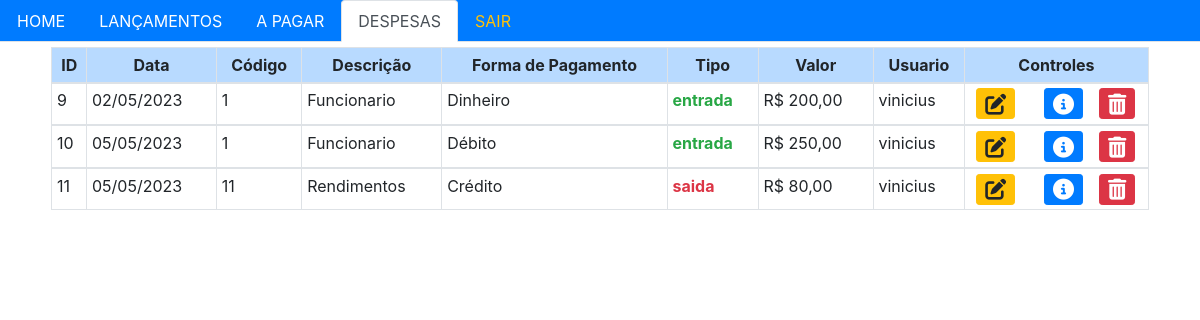
The app's page /despesas.html (signed in) with its own data.
### tables this page shows
CREATE TABLE lancamentos(
                                    id integer primary key autoincrement,
                                    data text,
                                    codigo text,
                                    descricao text,
                                    formpgm text,
                                    tipo text,
                                    valor real,
                                    id_user integer,
                                    pago_banco integer,
                                    FOREIGN KEY(id_user) REFERENCES usuarios(id)
                                );

CREATE TABLE "usuarios" (
	"id"	INTEGER,
	"usuario"	TEXT,
	"senha"	TEXT,
	PRIMARY KEY("id" AUTOINCREMENT)
);

### main.py (the view, shortened to what this page needs)
@app.route('/despesas.html', methods=['GET', 'POST'])
def despesas():
    if 'user_id' in session:
        result = despesasController.database_to_despesas()
        return render_template("despesas.html", result = result)
    else:
        return redirect(url_for('index'))

### despesasController.py (called while the page is built)
def database_to_despesas():
    dados = select_dados()
    return dados

### models/DespesasDao.py (called while the page is built)
def select_dados():
    mydb = sqlite_connector()
    cursor = mydb.cursor()
    cursor.execute("""SELECT l.id,l.data,l.codigo,l.descricao,l.formpgm,l.tipo,l.valor,u.usuario
                        from lancamentos as l
                        join usuarios u
                        on l.id_user = u.id
                        WHERE l.pago_banco = 1;

                   """)
    resultado = cursor.fetchall()
    mydb.close()
    return resultado

### models/conexao.py (called while the page is built)
def sqlite_connector():
    mydb = sqlite3.connect('espeto_madeira.db')
    return mydb

### templates/despesas.html (shortened to what this page needs)
<!DOCTYPE html>
<html lang="en">
<head>
    <link rel="stylesheet" href="https://cdn.jsdelivr.net/npm/bootstrap@4.0.0/dist/css/bootstrap.min.css">
    <link rel="stylesheet" href="https://cdnjs.cloudflare.com/ajax/libs/font-awesome/6.4.0/css/all.min.css" />
</head>
<body style="overflow-x: hidden; overflow-y: visible; ">
    <ul class="nav nav-tabs bg-primary ">
        <li class="nav-item">
          <a class="nav-link text-white" href="home.html">HOME</a>
        </li>
        <li class="nav-item">
          <a class="nav-link text-white" href="lancamentos.html">LANÇAMENTOS</a>
        </li>
        <li class="nav-item">
          <a class="nav-link text-white" href="banco.html">A PAGAR</a>
        </li>
        <li class="nav-item">
          <a class="nav-link active" href="despesas.html">DESPESAS</a>
        </li>
        <li class="nav-item">
          <a class="nav-link text-warning " href="{{url_for('logout')}}">SAIR</a>
        </li>
    </ul>
    <div class="container-md" style="margin-top: 5px; ; height: 600px;">
      <div class="row">
        <div class="col-md-11" style="margin: auto;">
          <table class="table table-hover table-bordered table-sm">
            <thead class="text-center table-primary">
              <tr>
                <th>ID</th>
                <th>Data</th>
                <th>Código</th>
                <th>Descrição</th>
                <th>Forma de Pagamento</th>
                <th>Tipo</th>
                <th>Valor</th>
                <th>Usuario</th>
                <th>Controles</th>
              </tr>
            </thead>
            {% for linha in result %}
              <tbody>
                <tr>
                  <td>{{linha[0]}}</td>
                  <td>{{linha[1]}}</td>
                  <td>{{linha[2]}}</td>
                  <td>{{linha[3]}}</td>
                  <td>{{linha[4]}}</td>
                  {% if linha[5] == "entrada" %}
                  <td class="text-success"><strong>{{linha[5]}}</strong></td>
                  {% else %}
                  <td class="text-danger"><strong>{{linha[5]}}</strong></td>
                  {% endif %}
                  <td name="valor" >R$ {{ '%0.2f'|format(linha[6]) | replace(".", ",")}}</td>
                  <td>{{linha[7]}}</td>
                  <td class="center">
                    <div class="row justify-content-xl-center">
                      <div class="col-md-4" style="padding-right: 1px;">
                        <form action="{{url_for('updateDespesas')}}" method="POST">
                          <button type="submit" class="btn btn-warning btn-sm"></button>
                        </form>
                      </div>
                      <div class="col-md-4" style="padding-right: 1px;">
                        <form action="{{url_for('updateDespesas')}}" method="POST">
                          <button type="submit" class="btn btn-primary btn-sm"></button>
                        </form>
                      </div>
                      <div class="col-md-4" style="padding-left: 1px;">
                        <form action="{{url_for('confirma')}}" method="POST">
                          <button type="submit" class="btn btn-danger btn-sm"></button>
                        </form>
                      </div>
                    </div>
                  </td>
                </tr>
              </tbody>
            {% endfor %}
          </table>
        </div>
      </div>
    </div>
</body>
</html>

### templates/despesas.html (style rules this page uses)
.center { text-align: center; }

### records on screen
lancamentos: id "9", data "02/05/2023", codigo "1", descricao "Funcionario", formpgm "Dinheiro", tipo "entrada", valor "200,00", usuario "vinicius"
lancamentos: id "10", data "05/05/2023", codigo "1", descricao "Funcionario", formpgm "Débito", tipo "entrada", valor "250,00", usuario "vinicius"
lancamentos: id "11", data "05/05/2023", codigo "11", descricao "Rendimentos", formpgm "Crédito", tipo "saida", valor "80,00", usuario "vinicius"
